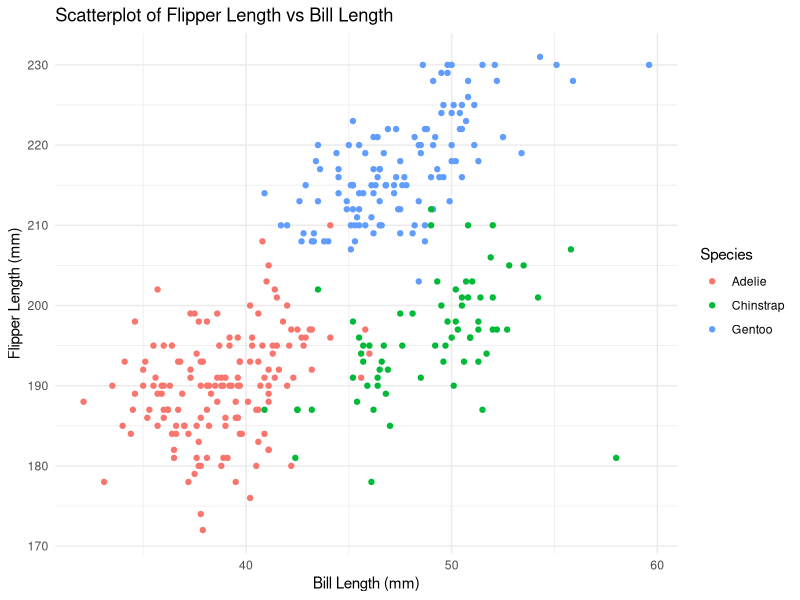
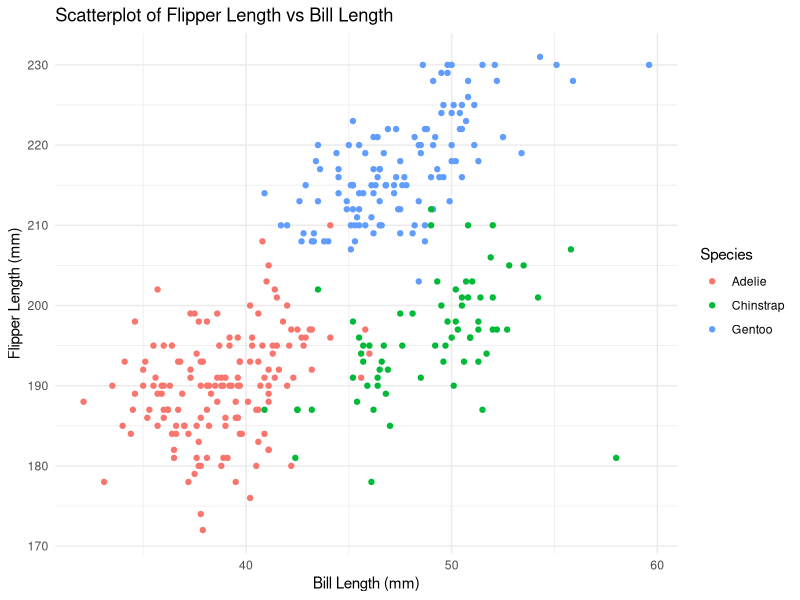

These charts were generated, in order, by the following R code:
## ---- chunk 1
data("penguins", package = "palmerpenguins")
## ---- chunk 2
library(ggplot2)

ggplot(penguins, aes(x = bill_length_mm, y = flipper_length_mm, color = species)) +
  geom_point() +
  labs(
    title = "Scatterplot of Flipper Length vs Bill Length",
    x = "Bill Length (mm)",
    y = "Flipper Length (mm)",
    color = "Species"
  ) +
  theme_minimal()
## ---- chunk 3
ggsave("flipper_vs_bill_scatterplot.png")
## ---- chunk 4
library(tidyverse)

df <- data.frame(
  normal_sample = rnorm(10),                          
  logical_vector = rnorm(10) > 0,                      
  character_vector = rep(c("a", "b", "c", "d"), length.out = 10),  
  factor_vector = factor(rep(c("low", "medium", "high"), length.out = 10))  
)

df
## ---- chunk 5
mean(df$normal_sample)        
mean(df$logical_vector)        
mean(df$character_vector)      
mean(df$factor_vector)         
## ---- chunk 6
as.numeric(df$logical_vector)
as.numeric(df$character_vector)
as.numeric(df$factor_vector)
